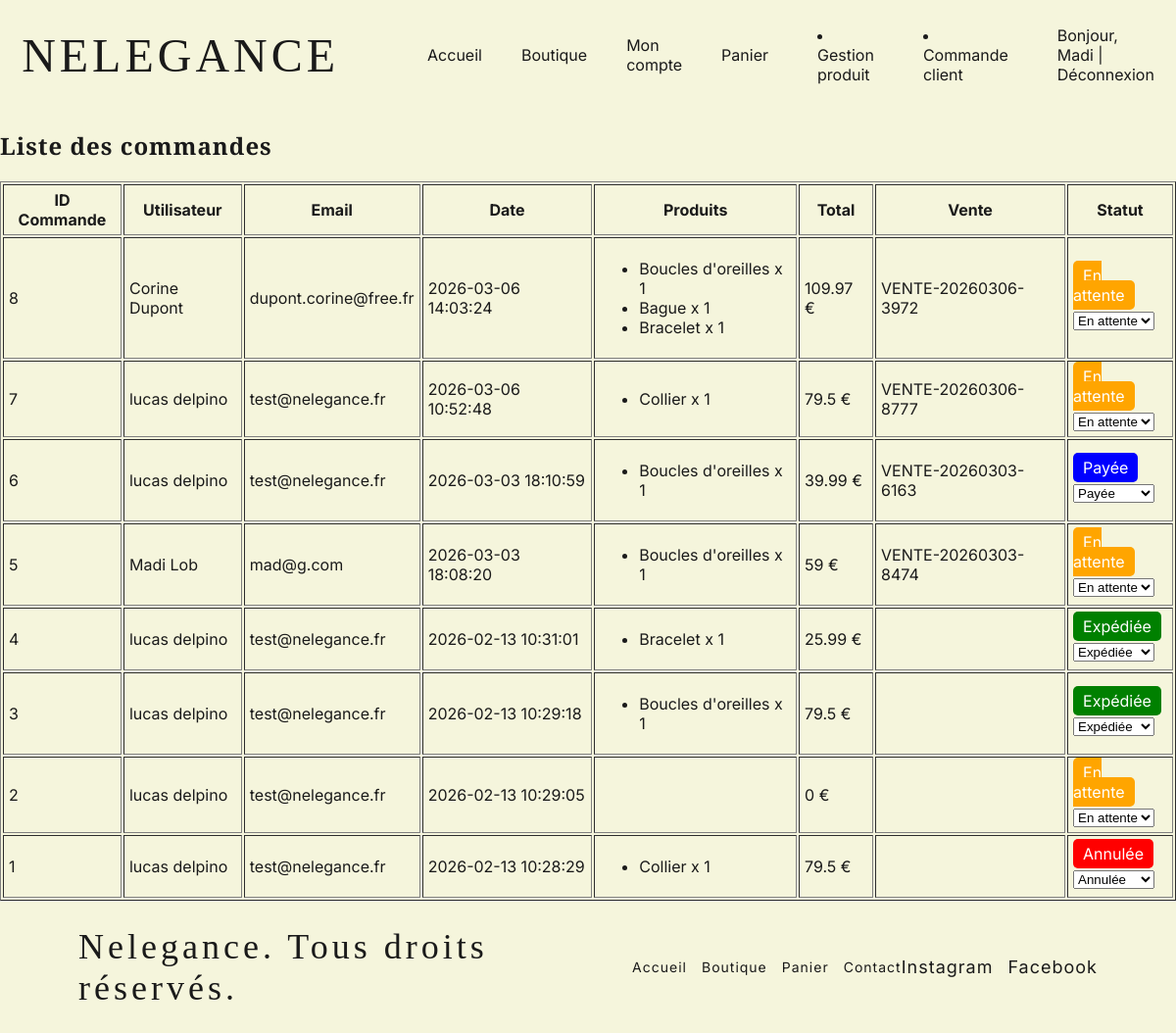
/admin/orders (signed in), run on the app's committed database.
### tables this page shows
CREATE TABLE `users` (
  `id` int(11) NOT NULL,
  `nom` varchar(50) NOT NULL,
  `prenom` varchar(50) NOT NULL,
  `email` varchar(100) NOT NULL,
  `password` varchar(255) NOT NULL,
  `roles` enum('user','admin') DEFAULT 'user',
  `created_at` timestamp NOT NULL DEFAULT CURRENT_TIMESTAMP
);

CREATE TABLE `orders` (
  `id` int(11) NOT NULL,
  `sale_reference` varchar(50) NOT NULL,
  `user_id` int(11) NOT NULL,
  `total` decimal(10,2) NOT NULL,
  `status` enum('pending','paid','shipped','cancelled') DEFAULT 'pending',
  `created_at` timestamp NOT NULL DEFAULT CURRENT_TIMESTAMP
);

CREATE TABLE `order_items` (
  `id` int(11) NOT NULL,
  `order_id` int(11) NOT NULL,
  `product_id` int(11) NOT NULL,
  `quantity` int(11) NOT NULL,
  `price` decimal(10,2) NOT NULL
);

CREATE TABLE `products` (
  `id` int(11) NOT NULL,
  `name` varchar(255) NOT NULL,
  `description` text NOT NULL,
  `price` decimal(10,2) NOT NULL,
  `created_at` timestamp NOT NULL DEFAULT CURRENT_TIMESTAMP
);

### app/controllers/AdminController.php (called while the page is built, shortened)
<?php
class AdminController {
    public function orders() {
        $orderModel = new Order();
        $orders = $orderModel->getAll();
        require __DIR__ . '/../views/admin/orders.php';
    }
    }
?>

### public/index.php (called while the page is built, shortened)
<?php
require_once '../config/database.php';
require_once '../core/Router.php';
spl_autoload_register(function($class){
    $paths = [
        "../app/controllers/$class.php",
        "../app/models/$class.php"
    ];
    foreach($paths as $file){
        if(file_exists($file)){
            return;
        }
    }
});
$url = $_GET['url'] ?? '';
$router = new Router();
$router->route($url);
?>

### app/models/Order.php (called while the page is built, shortened)
<?php
require_once __DIR__ . '/../../config/database.php';
class Order {
    private $db;
    public function __construct() {
        $this->db = (new Database())->getConnection();
    }
    public function getAll() {
        $stmt = $this->db->query("
            SELECT o.*, u.nom, u.prenom, u.email
            FROM orders o
            JOIN users u ON o.user_id = u.id
            ORDER BY o.created_at DESC
        ");
        $orders = $stmt->fetchAll();
        foreach($orders as &$order) {
            $stmt = $this->db->prepare("
                SELECT oi.*, p.name
                FROM order_items oi
                JOIN products p ON oi.product_id = p.id
                WHERE oi.order_id = ?
            ");
            $stmt->execute([$order['id']]);
            $order['items'] = $stmt->fetchAll();
        }
        return $orders;
    }
}
?>

### config/database.php (called while the page is built)
<?php
class Database {
    public static function getConnection(){
        return new PDO(
            "mysql:host=db;dbname=bddnelegance;charset=utf8",
            "root",
            "root",
            [PDO::ATTR_ERRMODE => PDO::ERRMODE_EXCEPTION]
        );
    }
}
?>

### app/views/admin/orders.php (the view, shortened to what this page needs)
<?php require __DIR__ . '/../layouts/header.php'; ?>
<h2>Liste des commandes</h2>
<table border="1" cellpadding="5">
    <tr>
        <th>ID Commande</th>
        <th>Utilisateur</th>
        <th>Email</th>
        <th>Date</th>
        <th>Produits</th>
        <th>Total</th>
        <th>Vente</th>
        <th>Statut</th>
    </tr>
<?php
$statusConfig = [
    'pending'   => ['label'=>'En attente', 'color'=>'orange'],
    'paid'      => ['label'=>'Payée', 'color'=>'blue'],
    'shipped'   => ['label'=>'Expédiée', 'color'=>'green'],
    'cancelled' => ['label'=>'Annulée', 'color'=>'red']
];
?>
<?php foreach($orders as $order): ?>
    <?php
    $currentStatus = $statusConfig[$order['status']] ?? ['label'=>$order['status'],'color'=>'gray'];
    ?>
    <tr>
        <td><?= $order['id'] ?></td>
        <td><?= htmlspecialchars($order['prenom'] . ' ' . $order['nom']) ?></td>
        <td><?= htmlspecialchars($order['email']) ?></td>
        <td><?= $order['created_at'] ?></td>
        <td>
            <ul>
                <?php foreach($order['items'] as $item): ?>
                    <li><?= htmlspecialchars($item['name']) ?> x <?= $item['quantity'] ?></li>
                <?php endforeach; ?>
            </ul>
        </td>
        <td><?= array_sum(array_map(fn($i) => $i['quantity'] * $i['price'], $order['items'])) ?> €</td>
        <td><?= $order['sale_reference']; ?></td>
        <td>
            <span style="color:white;background:<?= $currentStatus['color'] ?>;padding:5px 10px;border-radius:5px;">
                <?= $currentStatus['label']; ?>
            </span>
            <form method="POST" action="/admin/updateOrderStatus" style="margin-top:5px;">
                <select name="status" onchange="this.form.submit()">
                    <?php foreach($statusConfig as $key => $config): ?>
                        <option value="<?= $key ?>" <?= $order['status']==$key?'selected':'' ?>>
                            <?= $config['label'] ?>
                        </option>
                    <?php endforeach; ?>
                </select>
            </form>
        </td>
    </tr>
<?php endforeach; ?>
</table>
<?php require __DIR__ . '/../layouts/footer.php'; ?>

### core/Router.php (shortened to what this page needs)
<?php
class Router {
    public function route($url) {
        $url = trim($url, '/');
        $segments = explode('/', $url);
        $method = $segments[1] ?? 'index';
        $param1 = $segments[2] ?? null;
        $param2 = $segments[3] ?? null;
        $controller = new $controllerName();
        if ($param2 !== null) {
            $controller->$method($param1, $param2);
        } elseif ($param1 !== null) {
            $controller->$method($param1);
        } else {
            $controller->$method();
        }
    }
}
?>

### app/views/layouts/header.php (shortened to what this page needs)
<?php
$user = $_SESSION['user'] ?? null;
?>
<!DOCTYPE html>
<html lang="fr">
<head>
    <link rel="stylesheet" href="<?= BASE_URL ?>css/style.css">
</head>
<body>
<header class="main-header">
    <div class="logo"><a href="<?= BASE_URL ?>shop">NELEGANCE</a></div>
    <ul class="nav-list">
        <li><a href="/">Accueil</a></li>
        <li><a href="<?= BASE_URL ?>shop">Boutique</a></li>
        <li><a href="<?= BASE_URL ?>user/dashboard">Mon compte</a></li>
        <li><a href="<?= BASE_URL ?>cart">Panier</a></li>
    </ul>
            <?php if($user && $user['roles'] === 'admin'): ?>
                <li><a href="<?= BASE_URL ?>admin/products">Gestion produit</a></li>
                <li><a href="<?= BASE_URL ?>admin/orders">Commande client</a></li>
            <?php endif; ?>
    <div class="user-actions">
        <?php if($user): ?>
            Bonjour, <?= htmlspecialchars($user['prenom']) ?> |
            <a href="<?= BASE_URL ?>auth/logout">Déconnexion</a>
        <?php else: ?>
            <a href="<?= BASE_URL ?>auth/login">Connexion  |</a>
            <a href="<?= BASE_URL ?>auth/register">S'inscrire</a>
        <?php endif; ?>
    </div>
</header>
<main>

### app/views/layouts/footer.php (shortened to what this page needs)
</main>
<footer>
  <div class="footer-left">
    <div class="logo"&copy; <?= date('Y') ?>>Nelegance. Tous droits réservés.</div>
  </div>
  <div class="footer-center">
    <a href="#">Accueil</a>
    <a href="#">Boutique</a>
    <a href="#">Panier</a>
    <a href="#">Contact</a>
  </div>
  <div class="footer-right">
    <a href="www.instagram.com">Instagram</a>
    <a href="www.facebook.com">Facebook</a>
  </div>
</footer>
</body>
</html>

### public/css/style.css (style rules this page uses)
:root { --main-bg: beige; --main-color: #1A1A1A; --accent-color: #C6A74E; --font-sans: 'Inter', sans-serif; --font-serif: 'Playfair Display', serif; }
* { box-sizing: border-box; }
body { margin: 0; font-family: var(--font-sans); background: var(--main-bg); color: var(--main-color); }
h1, h2, h3 { font-family: var(--font-serif); letter-spacing: 1px; }
a { text-decoration: none; color: inherit; }
header { background: var(--main-bg); position: sticky; top: 0; z-index: 1000; }
.main-header { display: flex; justify-content: center; align-items: center; gap: 50px; padding: 20px 40px; }
.main-header .logo { font-family: var(--font-serif); font-size: 48px; letter-spacing: 4px; text-align: center; }
.nav-list { display: flex; gap: 40px; list-style: none; align-items: center; }
.nav-list li a { color: var(--main-color); font-weight: 400; position: relative; transition: 0.3s; }
.nav-list li a::after { content: ""; position: absolute; left: 0; bottom: -6px; width: 0; height: 1px; background: var(--accent-color); transition: 0.3s ease; }
footer { background: var(--main-bg); color: var(--main-color); padding: 25px 80px; display: flex; justify-content: space-between; align-items: center; border-top: 1px solid #ddd; font-family: var(--font-sans); font-size: 14px; letter-spacing: 1px; position: relative; }
footer .footer-left, footer .footer-center, footer .footer-right { display: flex; align-items: center; gap: 15px; }
footer .footer-left .logo { font-family: var(--font-serif); font-size: 36px; letter-spacing: 4px; }
footer .footer-center a, .nav-list li a { text-decoration: none; color: var(--main-color); position: relative; transition: 0.3s; }
footer .footer-center a::after, .nav-list li a::after { content: ""; position: absolute; left: 0; bottom: -4px; width: 0; height: 1px; background: var(--accent-color); transition: 0.3s ease; }
footer .footer-right a { text-decoration: none; color: var(--main-color); font-size: 18px; transition: 0.3s; }

### data on the page
users: prenom "Madi"
orders: id "8", user.nom "Corine Dupont", user.email "dupont.corine@free.fr", created_at "2026-03-06 14:03:24", items "109.97", sale_reference "VENTE-20260306-3972", status "En attente"
order_items: product.name "Boucles d'oreilles", quantity "1"
order_items: product.name "Bague", quantity "1"
order_items: product.name "Bracelet", quantity "1"
orders: id "7", user.nom "lucas delpino", user.email "test@nelegance.fr", created_at "2026-03-06 10:52:48", sale_reference "VENTE-20260306-8777", status "En attente"
order_items: product.name "Collier", quantity "1", array_sum(array_map(fn($i) => $i['quantity'] * $i['price'], $order['items'])) "79.5"
orders: id "6", user.nom "lucas delpino", user.email "test@nelegance.fr", created_at "2026-03-03 18:10:59", sale_reference "VENTE-20260303-6163", status "Payée"
order_items: product.name "Boucles d'oreilles", quantity "1", price "39.99"
orders: id "5", user.nom "Madi Lob", user.email "mad@g.com", created_at "2026-03-03 18:08:20", sale_reference "VENTE-20260303-8474", status "En attente"
order_items: product.name "Boucles d'oreilles", quantity "1", array_sum(array_map(fn($i) => $i['quantity'] * $i['price'], $order['items'])) "59"
orders: id "4", user.nom "lucas delpino", user.email "test@nelegance.fr", created_at "2026-02-13 10:31:01", status "Expédiée"
order_items: product.name "Bracelet", quantity "1", price "25.99"
orders: id "3", user.nom "lucas delpino", user.email "test@nelegance.fr", created_at "2026-02-13 10:29:18", status "Expédiée"
order_items: product.name "Boucles d'oreilles", quantity "1", array_sum(array_map(fn($i) => $i['quantity'] * $i['price'], $order['items'])) "79.5"
orders: id "2", user.nom "lucas delpino", user.email "test@nelegance.fr", created_at "2026-02-13 10:29:05", items "0", status "En attente"
orders: id "1", user.nom "lucas delpino", user.email "test@nelegance.fr", created_at "2026-02-13 10:28:29", status "Annulée"
order_items: product.name "Collier", quantity "1", array_sum(array_map(fn($i) => $i['quantity'] * $i['price'], $order['items'])) "79.5"
